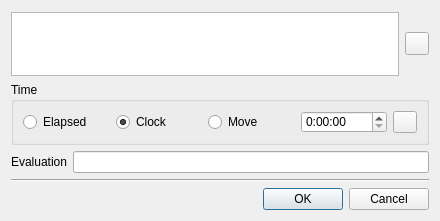
<?xml version="1.0" encoding="UTF-8"?>
<ui version="4.0">
 <class>CommentDialog</class>
 <widget class="QDialog" name="CommentDialog">
  <property name="geometry">
   <rect>
    <x>0</x>
    <y>0</y>
    <width>440</width>
    <height>221</height>
   </rect>
  </property>
  <property name="minimumSize">
   <size>
    <width>0</width>
    <height>1</height>
   </size>
  </property>
  <property name="windowTitle">
   <string>Edit Comment</string>
  </property>
  <layout class="QVBoxLayout" name="verticalLayout">
   <property name="topMargin">
    <number>12</number>
   </property>
   <item>
    <layout class="QHBoxLayout" name="horizontalLayout_2">
     <item>
      <widget class="PlainTextEdit" name="textEdit">
       <property name="tabChangesFocus">
        <bool>true</bool>
       </property>
      </widget>
     </item>
     <item>
      <layout class="QVBoxLayout" name="verticalLayout_2">
       <item>
        <widget class="QToolButton" name="clearText">
         <property name="text">
          <string/>
         </property>
         <property name="icon">
          <iconset resource="../../resources.qrc">
           <normaloff>:/images/text_clear.png</normaloff>:/images/text_clear.png</iconset>
         </property>
        </widget>
       </item>
      </layout>
     </item>
    </layout>
   </item>
   <item>
    <widget class="QGroupBox" name="groupBox">
     <property name="title">
      <string>Time</string>
     </property>
     <layout class="QVBoxLayout" name="verticalLayout_3">
      <item>
       <layout class="QHBoxLayout" name="horizontalLayout">
        <item>
         <widget class="QRadioButton" name="egtTime">
          <property name="text">
           <string>Elapsed</string>
          </property>
         </widget>
        </item>
        <item>
         <widget class="QRadioButton" name="clkTime">
          <property name="text">
           <string>Clock</string>
          </property>
          <property name="checked">
           <bool>true</bool>
          </property>
         </widget>
        </item>
        <item>
         <widget class="QRadioButton" name="emtTime">
          <property name="text">
           <string>Move</string>
          </property>
         </widget>
        </item>
        <item>
         <widget class="AnnotationTimeEdit" name="timeEdit">
          <property name="cursor">
           <cursorShape>ArrowCursor</cursorShape>
          </property>
          <property name="buttonSymbols">
           <enum>QAbstractSpinBox::UpDownArrows</enum>
          </property>
          <property name="dateTime">
           <datetime>
            <hour>0</hour>
            <minute>0</minute>
            <second>0</second>
            <year>2000</year>
            <month>1</month>
            <day>1</day>
           </datetime>
          </property>
          <property name="displayFormat">
           <string>H:mm:ss</string>
          </property>
         </widget>
        </item>
        <item>
         <widget class="QToolButton" name="clearTime">
          <property name="text">
           <string/>
          </property>
          <property name="icon">
           <iconset>
            <normalon>:/images/time_clear.png</normalon>
           </iconset>
          </property>
         </widget>
        </item>
       </layout>
      </item>
     </layout>
    </widget>
   </item>
   <item>
    <layout class="QHBoxLayout" name="horizontalLayout_3">
     <item>
      <widget class="QLabel" name="label">
       <property name="text">
        <string>Evaluation</string>
       </property>
       <property name="buddy">
        <cstring>eval</cstring>
       </property>
      </widget>
     </item>
     <item>
      <widget class="QLineEdit" name="eval"/>
     </item>
    </layout>
   </item>
   <item>
    <widget class="Line" name="line">
     <property name="orientation">
      <enum>Qt::Horizontal</enum>
     </property>
    </widget>
   </item>
   <item>
    <widget class="QDialogButtonBox" name="buttonBox">
     <property name="orientation">
      <enum>Qt::Horizontal</enum>
     </property>
     <property name="standardButtons">
      <set>QDialogButtonBox::Cancel|QDialogButtonBox::Ok</set>
     </property>
    </widget>
   </item>
  </layout>
 </widget>
 <customwidgets>
  <customwidget>
   <class>PlainTextEdit</class>
   <extends>QPlainTextEdit</extends>
   <header>plaintextedit.h</header>
  </customwidget>
  <customwidget>
   <class>AnnotationTimeEdit</class>
   <extends>QTimeEdit</extends>
   <header location="global">annotationtimeedit.h</header>
  </customwidget>
 </customwidgets>
 <resources>
  <include location="../../resources.qrc"/>
 </resources>
 <connections>
  <connection>
   <sender>buttonBox</sender>
   <signal>accepted()</signal>
   <receiver>CommentDialog</receiver>
   <slot>accept()</slot>
   <hints>
    <hint type="sourcelabel">
     <x>248</x>
     <y>254</y>
    </hint>
    <hint type="destinationlabel">
     <x>157</x>
     <y>274</y>
    </hint>
   </hints>
  </connection>
  <connection>
   <sender>buttonBox</sender>
   <signal>rejected()</signal>
   <receiver>CommentDialog</receiver>
   <slot>reject()</slot>
   <hints>
    <hint type="sourcelabel">
     <x>316</x>
     <y>260</y>
    </hint>
    <hint type="destinationlabel">
     <x>286</x>
     <y>274</y>
    </hint>
   </hints>
  </connection>
 </connections>
</ui>
